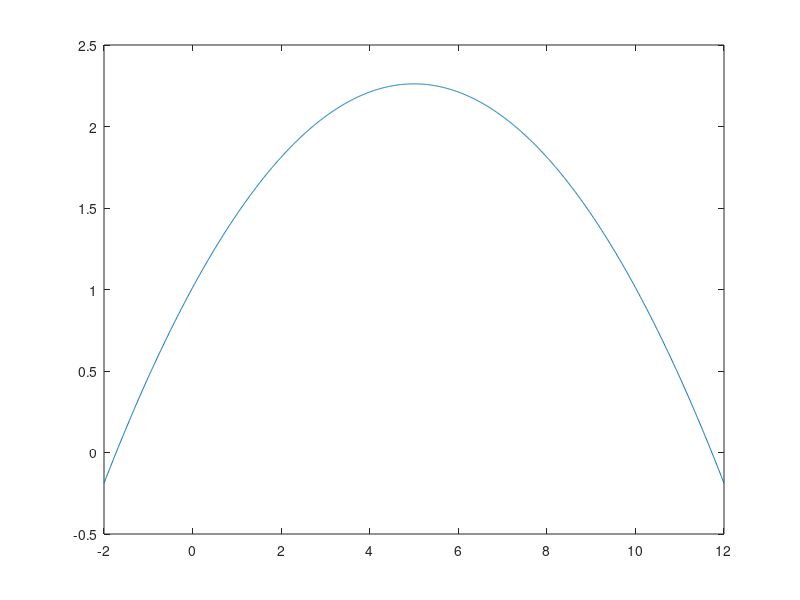

MATLAB code to generate this figure: (Note: this script raises an error after producing the figure.)
function sprbudworm
    x = -2:0.01:12;
    y = (0.5).*x.*(1-x./10) - ((x.^2)/(1-x.^2));
    plot(x,y);
    ax = gca;
    ax.XAxisLocation = 'origin';
    ax.YAxisLocation = 'origin';
end